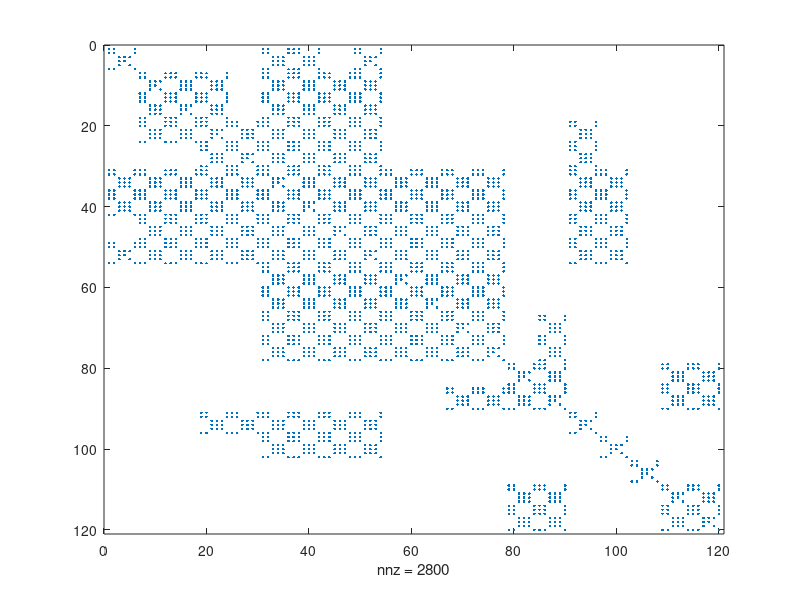

MATLAB code for this plot:
clear all
close all
clc

load('LinearSystemEquilibrium.mat')
spy(H)



t0 = cputime;

X = H\h;

t1 = cputime;

tDirectSolve = t1 - t0

%

t00 = cputime;

%L = ichol(H);
[x, flag]= pcg(H, h, 1e-3, size(H,1));

t11 = cputime;

tPcgSolve = t11 - t00

%


switch flag
    case 0
disp('pcg converged to the desired tolerance tol within maxit iterations.')
    case 1
disp('pcg iterated maxit times but did not converge.')
    case 2
disp('Preconditioner M was ill-conditioned.')
    case 3
disp('pcg stagnated. (Two consecutive iterates were the same.)')
    case 4
disp('One of the scalar quantities calculated during pcg became too small or too large to continue computing.')    
end